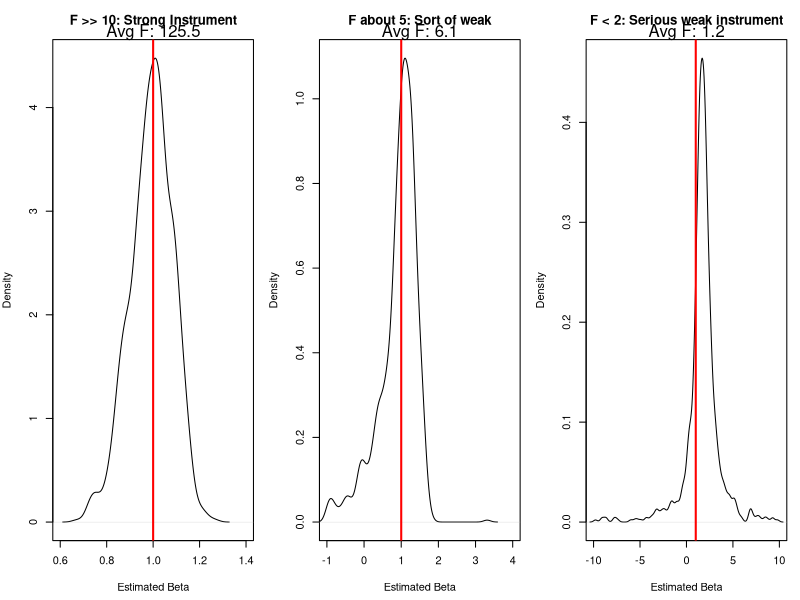

This chart was generated by the following R code:
# This simulation shows how the F-stat of the first-stage regression
# indicates the quality of the 2SLS estimator, for the strong
# instrument, kind of weak instrument, and very weak instrument cases.
set.seed(123)
n <- 500
reps <- 1000

# Function to simulate IV and return Beta and First-Stage F
run_sim <- function(rho) {
  # We use replicate to get a matrix where each column is a simulation result
  # Top row = Beta, Bottom row = F-stat
  results <- replicate(reps, {
    u <- rnorm(n)
    v <- 0.8 * u + rnorm(n, sd = sqrt(1 - 0.8^2))
    z <- rnorm(n)
    x <- rho * z + v
    y <- 1 * x + u # True Beta = 1
    
    first_stage <- lm(x ~ z)
    f_stat <- summary(first_stage)$fstatistic[1]
    
    x_hat <- fitted(first_stage)
    beta_iv <- coef(lm(y ~ x_hat))[2]
    
    c(beta_iv, f_stat) 
  })
  return(results) # Returns a matrix
}

# Generate matrices (2 rows by 1000 columns)
strong_mat <- run_sim(rho = 0.5)
weak_mat   <- run_sim(rho = 0.1)
crap_mat   <- run_sim(rho = 0.01)

# Setup plotting
par(mfrow = c(1, 3), mar = c(4.5, 4, 3, 1))

# Helper to plot without column name issues
plot_res <- function(mat, title, color, x_lim) {
  betas <- mat[1, ]
  f_stats <- mat[2, ]
  
  # Filter out extreme outliers, especially for the terrible instrument case
  plot_betas <- betas[betas > x_lim[1] & betas < x_lim[2]]
  
  plot(density(plot_betas), col = color, main = title, 
       xlab = "Estimated Beta", xlim = x_lim)
  abline(v = 1, col = "red", lwd = 2) # True Beta
  mtext(paste("Avg F:", round(mean(f_stats), 1)), side = 3)
}

# Strong instrument: Unbiased and small variance
plot_res(strong_mat, "F >> 10: Strong Instrument", "black", c(0.6, 1.4))

# Kind of weak: Some bias but a bigger variance
plot_res(weak_mat, "F about 5: Sort of weak", "black", c(-1, 4))

# Terrible instrument: Large variance and bias
plot_res(crap_mat, "F < 2: Serious weak instrument", "black", c(-10, 10))
par(mfrow=c(1,1))
